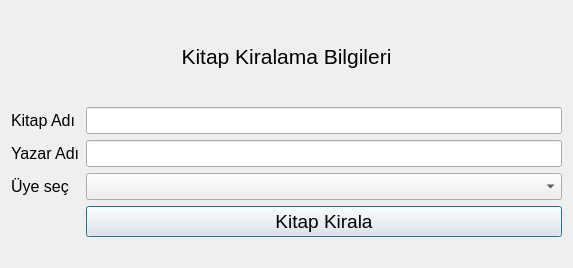
<?xml version="1.0" encoding="UTF-8"?>
<ui version="4.0">
 <class>Dialog</class>
 <widget class="QDialog" name="Dialog">
  <property name="geometry">
   <rect>
    <x>0</x>
    <y>0</y>
    <width>573</width>
    <height>268</height>
   </rect>
  </property>
  <property name="windowTitle">
   <string>Kitap Kiralama Bilgileri</string>
  </property>
  <property name="windowIcon">
   <iconset resource="rent_book_kowledge.qrc">
    <normaloff>:/img/img/edit.ico</normaloff>:/img/img/edit.ico</iconset>
  </property>
  <layout class="QGridLayout" name="gridLayout">
   <item row="0" column="0">
    <widget class="QLabel" name="label_kitap_kiralama_bilgileri">
     <property name="font">
      <font>
       <pointsize>16</pointsize>
      </font>
     </property>
     <property name="text">
      <string>Kitap Kiralama Bilgileri</string>
     </property>
     <property name="alignment">
      <set>Qt::AlignCenter</set>
     </property>
    </widget>
   </item>
   <item row="1" column="0">
    <layout class="QFormLayout" name="formLayout">
     <item row="1" column="0">
      <widget class="QLabel" name="label_kitap_adi">
       <property name="font">
        <font>
         <pointsize>12</pointsize>
        </font>
       </property>
       <property name="text">
        <string>Kitap Adı</string>
       </property>
      </widget>
     </item>
     <item row="1" column="1">
      <widget class="QLineEdit" name="lineEdit_kitap_adi">
       <property name="font">
        <font>
         <pointsize>12</pointsize>
        </font>
       </property>
       <property name="readOnly">
        <bool>true</bool>
       </property>
      </widget>
     </item>
     <item row="3" column="0">
      <widget class="QLabel" name="label_yazar_adi">
       <property name="font">
        <font>
         <pointsize>12</pointsize>
        </font>
       </property>
       <property name="text">
        <string>Yazar Adı</string>
       </property>
      </widget>
     </item>
     <item row="5" column="0">
      <widget class="QLabel" name="label_uye_sec">
       <property name="font">
        <font>
         <pointsize>12</pointsize>
        </font>
       </property>
       <property name="text">
        <string>Üye seç</string>
       </property>
      </widget>
     </item>
     <item row="3" column="1">
      <widget class="QLineEdit" name="lineEdit_yazar_adi">
       <property name="font">
        <font>
         <pointsize>12</pointsize>
        </font>
       </property>
       <property name="readOnly">
        <bool>true</bool>
       </property>
      </widget>
     </item>
     <item row="5" column="1">
      <widget class="QComboBox" name="comboBox_uye_sec">
       <property name="font">
        <font>
         <pointsize>12</pointsize>
        </font>
       </property>
      </widget>
     </item>
     <item row="6" column="1">
      <widget class="QPushButton" name="pushButton_rent_book">
       <property name="font">
        <font>
         <pointsize>14</pointsize>
        </font>
       </property>
       <property name="text">
        <string>Kitap Kirala</string>
       </property>
      </widget>
     </item>
     <item row="7" column="1">
      <widget class="QLabel" name="label_bookID">
       <property name="text">
        <string/>
       </property>
      </widget>
     </item>
    </layout>
   </item>
  </layout>
 </widget>
 <resources>
  <include location="rent_book_kowledge.qrc"/>
 </resources>
 <connections/>
</ui>
